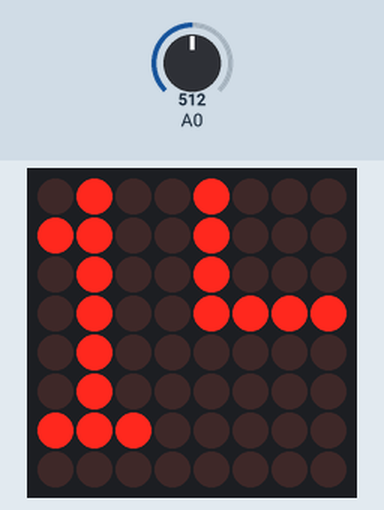
Bench run of a sketch on a simulated Arduino Uno, built with avr-gcc and run on an emulated ATmega328P. Shown: 8×8 LED matrix. The test bench sets the inputs (shaded band); at power-on: A0 = 512. What the sketch prints to the serial monitor is not drawn.

Above: at 1.2 s.
1.3 s: A0 set to 716
At 2.4 s:
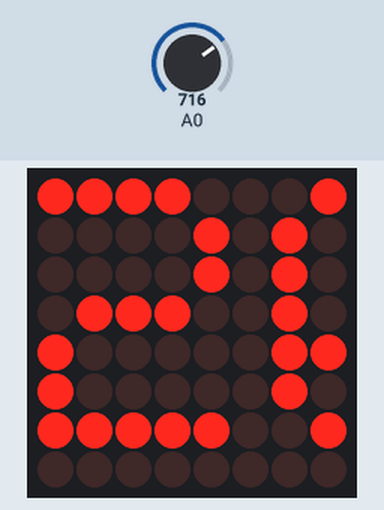
2.8 s: A0 set to 900
At 3.6 s:
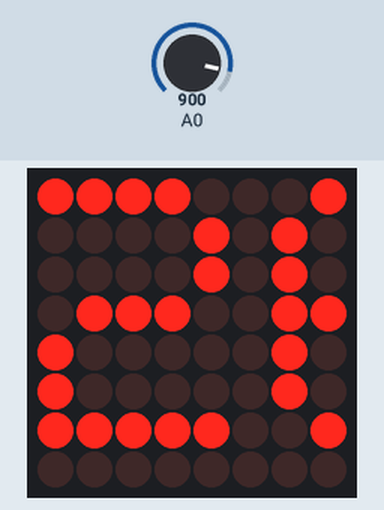
Timing chart, 0 to 3.0 s (numbered marks = the images above; inputs shaded):
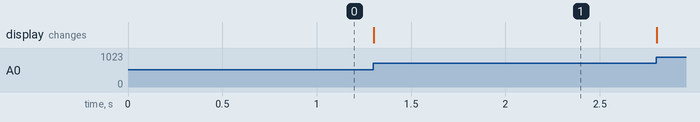

The sketch:

text.ino
```cpp
#include <MD_Parola.h>
#include <MD_MAX72xx.h>
#include <SPI.h>

#define HARDWARE_TYPE MD_MAX72XX::FC16_HW
#define MAX_DEVICES	1

#define CLK_PIN   13  // or SCK
#define DATA_PIN  11  // or MOSI
#define CS_PIN    10  // or SS

// Arbitrary pins
MD_Parola P = MD_Parola(HARDWARE_TYPE, CS_PIN, MAX_DEVICES);

void setup() {
  Serial.begin(57600);
  P.begin();
}

void loop() {
  int potenciometro = analogRead(A0);
  Serial.println(potenciometro);
  int n = map(potenciometro, 0, 310, 0, 9);
  P.print(n);
}
```

Measured:
- after the input at 1.3 s, the display: changes at once (image 1)
